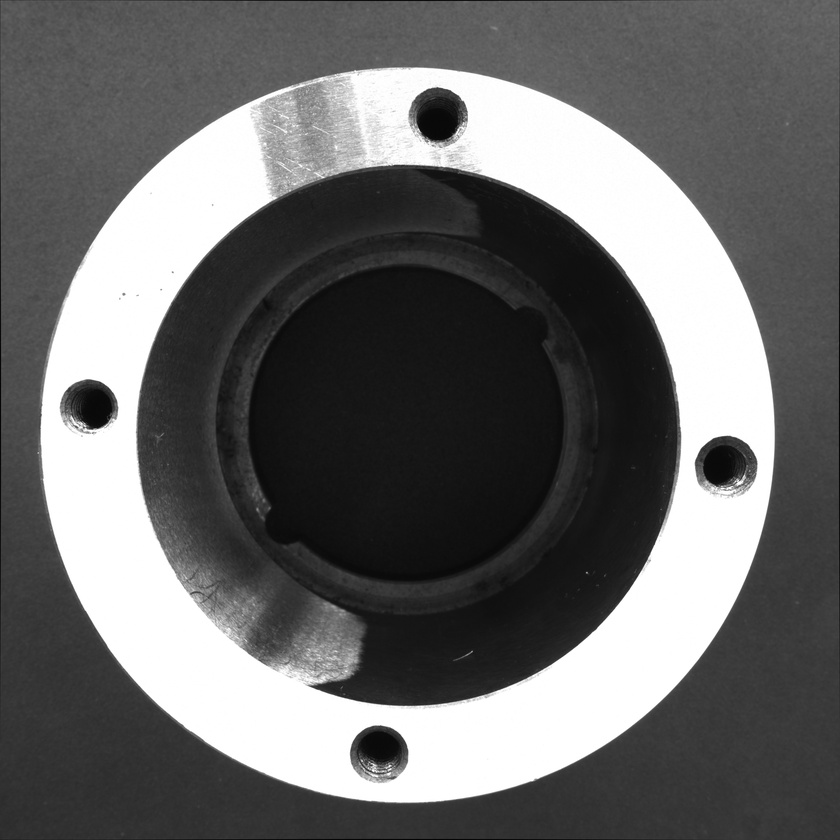
#> input picture tools/undistorted.jpg, 840 x 840 px, shrunk from 5120 x 5120 before the run
$ python diff.py
#> lines starting #> are read from the running program, lines starting #| are printed output that depends on the picture; after the words box and inside, x2 and y2 are one past the last pixel; in counts of white or black regions, pixels touching at a corner belong together; long printed decimals are rounded
import cv2
import numpy as np

# 读取与预处理（与上一步一致）
img = cv2.imread("tools/undistorted.jpg", cv2.IMREAD_GRAYSCALE)
#> img is the input picture: shape (840, 840); min 3, max 255, mean 106.1
blur = cv2.GaussianBlur(img, (5, 5), 0)
edges = cv2.Canny(blur, 50, 150)
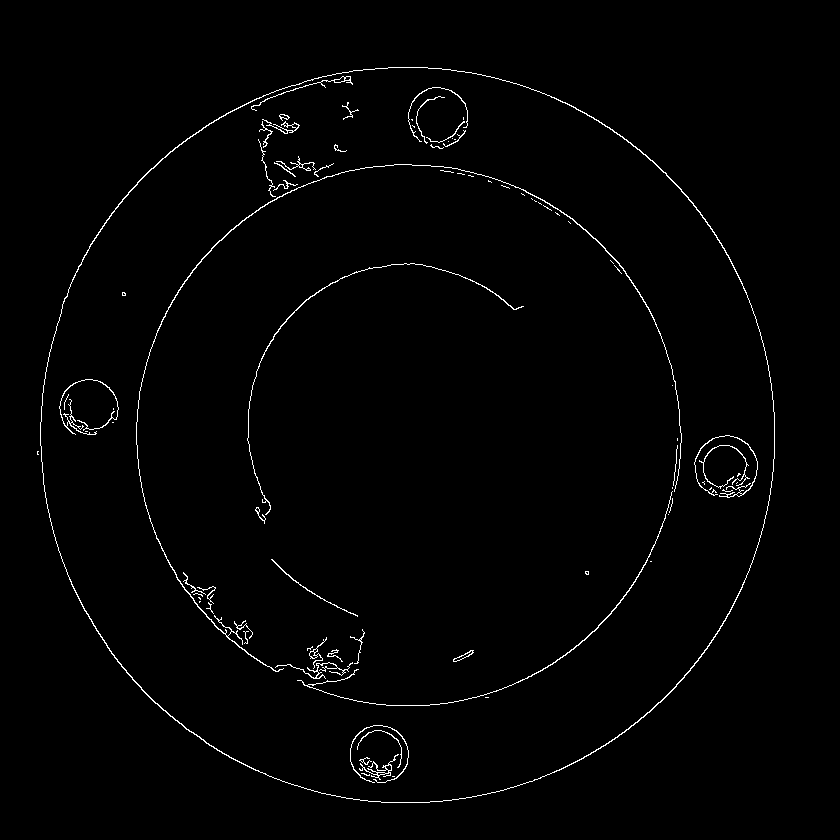
#> edges: shape (840, 840); 1.3% white in thin lines or dots, all inside (x1, y1, x2, y2) = (37, 67, 775, 803)

# 提取最大外轮廓
contours, _ = cv2.findContours(edges, cv2.RETR_EXTERNAL, cv2.CHAIN_APPROX_NONE)
#> contours = 2 contours, 1 with area under 20; largest, box (x1, y1, x2, y2) and area: (40, 67, 775, 803) 424751
# max_contour = max(contours, key=cv2.contourArea)
max_radius = 0
best_contour = None
best_center = None

for c in contours:
    pts = np.array(c, dtype=np.float32).reshape(-1, 2)
    center, radius = cv2.minEnclosingCircle(pts)
    if radius > max_radius:
        max_radius = radius
        best_contour = c
        best_center = center
#> this loop made 2 passes
#> (radius, max_radius, best_center) on passes 1 to 2: (1.58, 1.58, (37.5, 452.5)), (369, 369, (406.1, 434.5))
#> after the loop, best_contour = contour of 2084 points, box (x1, y1, x2, y2) (40, 67, 775, 803), area 424751; max_radius = 369


# 亚像素优化
pts = np.array(best_contour, dtype=np.float32).reshape(-1, 1, 2)
#> pts = 2084 rows, first 8: [388, 67], [387, 68], [386, 68], [385, 68], [384, 68], [383, 68], [382, 68], [381, 68]
criteria = (cv2.TERM_CRITERIA_EPS + cv2.TERM_CRITERIA_MAX_ITER, 30, 0.01)
cv2.cornerSubPix(img, pts, (5,5), (-1,-1), criteria)
pts = pts.reshape(-1, 2)
#> pts = 2084 pairs, first value 40 to 774.3, second value 67 to 802.3

# ---------- OpenCV最小外接圆（参考） ----------
center_a, radius_a = cv2.minEnclosingCircle(pts.astype(np.float32))
#> center_a = (406.3, 434.2); radius_a = 368.9

# ---------- 最小二乘圆拟合（Kåsa/代数法） ----------
# 代数形式：x^2 + y^2 + ax + by + c = 0
x = pts[:, 0]
#> x = 2084 values, max 774.3 at index 1550, min 40 at index 499, mean 406.7
y = pts[:, 1]
#> y = 2084 values, max 802.3 at index 1023, min 67 at index 2051, mean 434.3
A = np.column_stack([x, y, np.ones_like(x)])
#> A = 2084 rows, first 8: [390.5, 67.2, 1], [390.5, 67.2, 1], [390.5, 67.2, 1], [385, 68, 1], [384, 68, 1], [383, 68, 1], [382, 68, 1], [381, 68, 1]
b = -(x**2 + y**2)
#> b = 2084 values, max -51025 at index 237, min -928404 at index 1277, mean -489107.3
# 最小二乘解
coeff, *_ = np.linalg.lstsq(A, b, rcond=None)
#> coeff = [-813.7, -868.9, 219153.4]
a, b_coef, c = coeff
#> a = -813.7; b_coef = -868.9; c = 219153.4
cx = -a / 2.0
#> cx = 406.9
cy = -b_coef / 2.0
#> cy = 434.5
R = np.sqrt(cx**2 + cy**2 - c)
#> R = 367.6

# ---------- 残差统计（几何残差：点到圆的半径偏差） ----------
ri = np.sqrt((x - cx)**2 + (y - cy)**2)
#> ri = 2084 values, max 369.5 at index 273, min 365.7 at index 91, mean 367.6
residual = ri - R  # +为外侧，-为内侧
#> residual = 2084 values, max 1.93 at index 273, min -1.86 at index 91, mean -0.000474
rmse = np.sqrt(np.mean(residual**2))
#> rmse = 0.584
mae = np.mean(np.abs(residual))
#> mae = 0.433
max_abs = np.max(np.abs(residual))
#> max_abs = 1.93
std = np.std(residual)
#> std = 0.584

# 保存可视化：残差上色
vis = cv2.cvtColor(img, cv2.COLOR_GRAY2BGR)
for (px, py, r) in zip(x.astype(int), y.astype(int), residual):
    # 将残差线性映射到颜色（蓝-0-红），仅做直观展示
    # clip在 [-3, 3] 像素范围
    rr = np.clip((r + 3) / 6, 0, 1)
    color = (int(255 * (1 - rr)), 0, int(255 * rr))  # B-R 过渡
    cv2.circle(vis, (px, py), 1, color, -1)
#> this loop made 2084 passes
#> (px, py, r, rr, color) on passes 1 to 3: (390, 67, 0.0263, 0.504, (126, 0, 128)), (390, 67, 0.0264, 0.504, (126, 0, 128)), (390, 67, 0.0262, 0.504, (126, 0, 128))
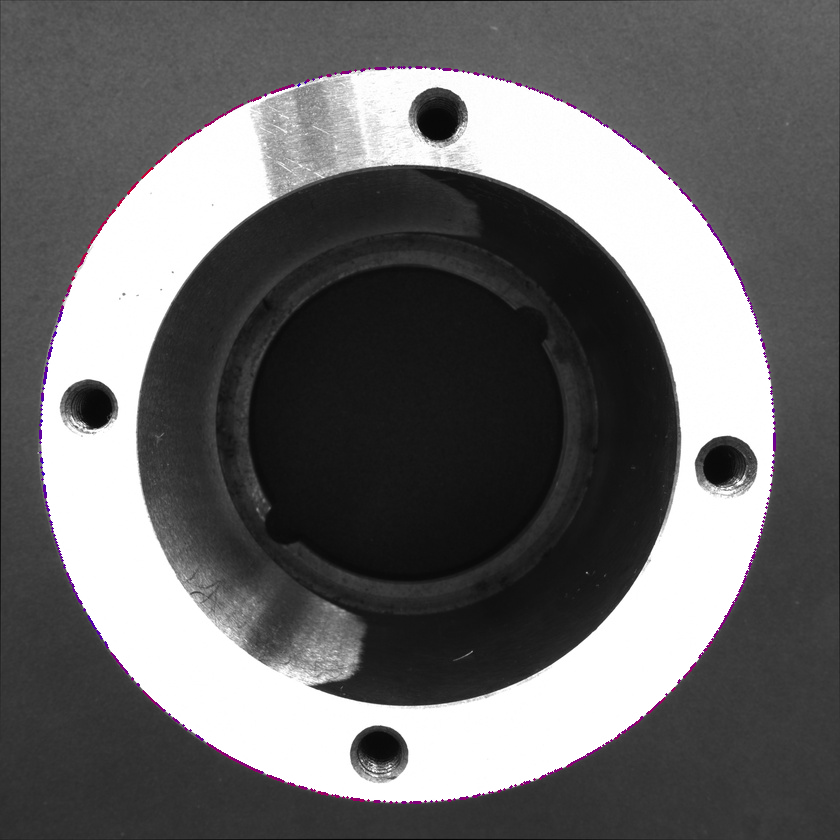
#> vis: shape (840, 840, 3); 0.57% of pixels changed, all inside (x1, y1, x2, y2) = (39, 66, 776, 804)

# 画拟合圆
cv2.circle(vis, (int(round(cx)), int(round(cy))), int(round(R)), (0, 255, 0), 2)
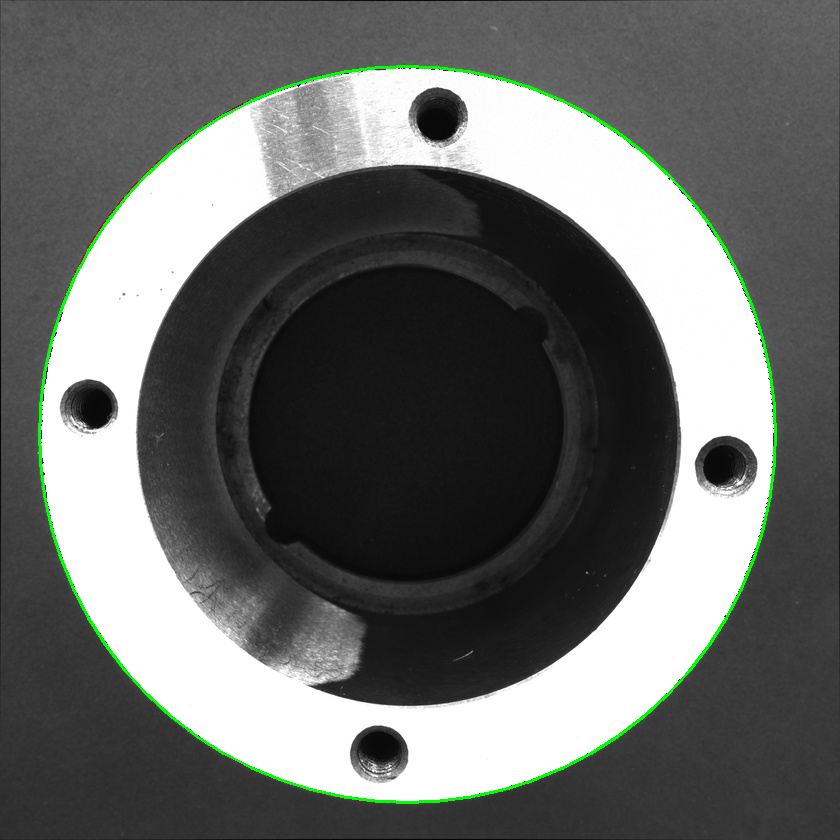
#> vis: shape (840, 840, 3); 0.97% of pixels changed, all inside (x1, y1, x2, y2) = (38, 65, 777, 804)
cv2.circle(vis, (int(round(cx)), int(round(cy))), 2, (0, 255, 255), -1)
#> vis: shape (840, 840, 3); under 0.01% of pixels changed, all inside (x1, y1, x2, y2) = (405, 432, 410, 437)

cv2.imwrite("circle_fit_residual_vis.png", vis)

print(cx, cy, R, rmse, mae, std, max_abs, center_a, radius_a)
#| 406.854 434.451 367.593 0.5841 0.4326 0.5841 1.926 (406.305, 434.168) 368.916
